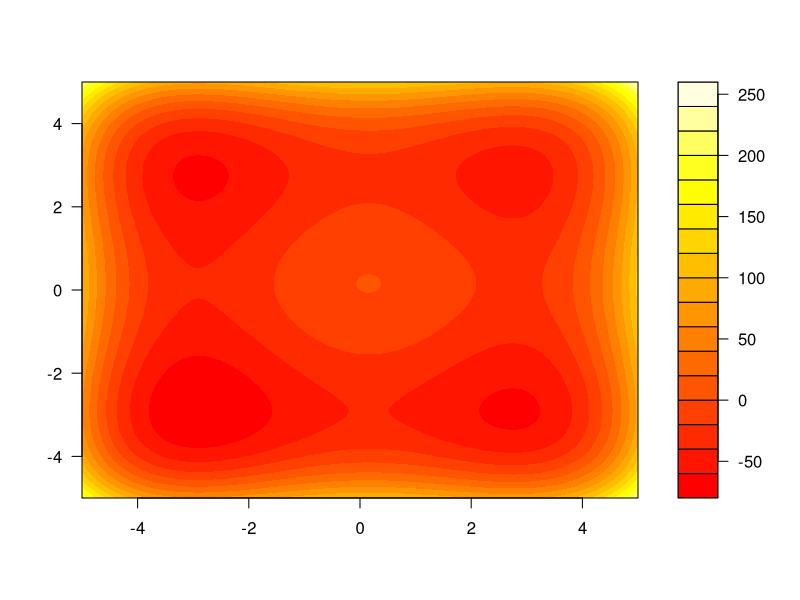

This figure's R source:
ackleyFunction = function(x, y) {
  return (-20 * exp(-0.2 * sqrt(0.5 * (x^2 + y^2))) - exp(0.5*(cos(2 * pi * x) + cos(2 * pi * y))) + 20 + exp(1))
}

sixHumpCamelFunction = function(x, y) {
  return ((4-2.1*x^2+x^4/3)*x^2+x*y+(-4+4*y^2)*y^2)  
}

styblinksiFunction = function(x, y) {
  return (((x^4 - 16*x^2 + 5*x) + (y^4 - 16*y^2 + 5*y)) / 2)
}

showPoints = 1;
upperBoundX = 5;
upperBoundY = 5;
lowerBoundX = -5;
lowerBoundY = -5;

samples = 250;

x = seq(from = lowerBoundX, to = upperBoundX, length.out = samples)
y = seq(from = lowerBoundY, to = upperBoundY, length.out = samples)
z = matrix(0, samples, samples)
for (i in 0:samples) {
  for (j in 0:samples) {
    z[i,j] = styblinksiFunction(x[i], y[j])
  }
}

if (showPoints) {
  pointData = read.csv("data.csv", sep = ",");
  filled.contour(x, y, z, 
                 color.palette = heat.colors,
                 plot.axes = { points(pointData[,1], pointData[,2]); axis(1); axis(2) })
} else {
  filled.contour(x, y, z, color.palette = heat.colors);
}
